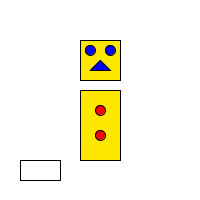
Frame 1 (no input)
Frame 60 (the mouse pressed at the canvas centre just before this capture): identical to frame 1, image omitted
Frame 120 (the mouse held since frame 60 and released just before this capture): identical to frame 1, image omitted

The Processing sketch that drew this single still picture (run headless with seeded random() and noise(); from frame 60 on, the mouse is pressed at the canvas centre):

// Processing sketch: processing_88789
// ── processing_88789.pde

void setup()
{
 size(200,200); 
}



void draw()
{
    
  if ((mouseX >20) && (mouseX < 60) && (mouseY >160) && (mouseY < 180))
     background(0);
  else 
     background(255);
    
  fill(255,230,0);
  rect(80,40,40,40);
  rect(80,90,40,70);
  fill(0,0,255); 
  ellipse(90,50,10,10);
  ellipse(110,50,10,10);
  triangle(100,60,90,70,110,70);
  fill(255,0,0);
  ellipse(100,110,10,10);
  ellipse(100,135,10,10);
  fill(255);
  rect(20,160,40,20);
}
